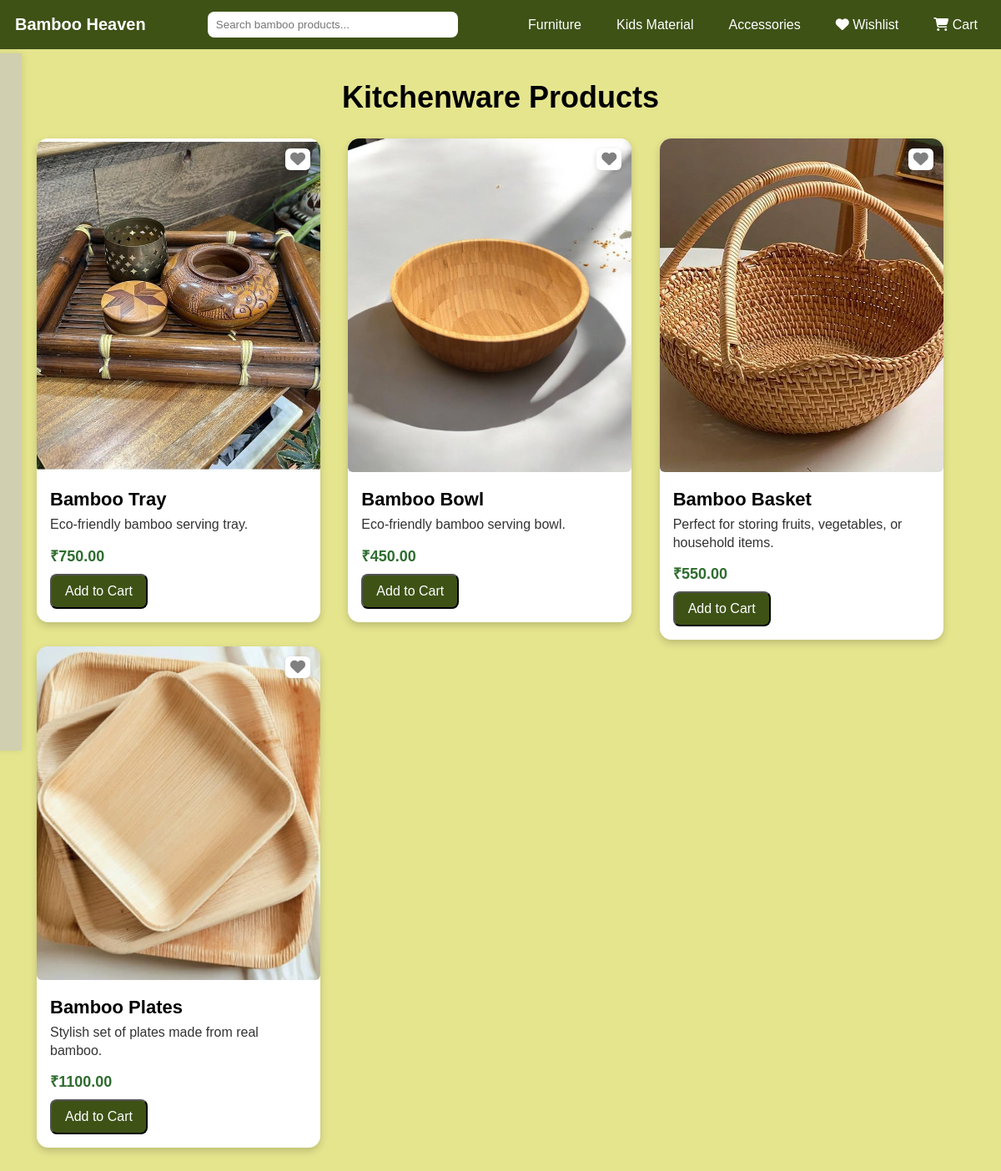
/kitchenware.php (signed in), run on the app's committed database.
### tables this page shows
CREATE TABLE `products` (
  `product_id` int(11) NOT NULL,
  `name` varchar(100) NOT NULL,
  `description` text DEFAULT NULL,
  `price` decimal(10,2) NOT NULL,
  `image` varchar(255) DEFAULT NULL,
  `category` varchar(50) NOT NULL,
  `long_description` text DEFAULT NULL
);

### kitchenware.php (the view, shortened to what this page needs)
<?php
include("db_connect.php");
$isLoggedIn = isset($_SESSION['user_id']);
$user_id = $isLoggedIn ? $_SESSION['user_id'] : 0;
$query = "SELECT * FROM products WHERE category='Kitchenware'";
$result = mysqli_query($conn, $query);
$wishlistProducts = [];
if ($isLoggedIn) {
    $res = mysqli_query($conn, "SELECT product_id FROM wishlist WHERE user_id=$user_id");
    while($w = mysqli_fetch_assoc($res)) {
        $wishlistProducts[] = $w['product_id'];
    }
}
?>
<!DOCTYPE html>
<html lang="en">
<head>
<link rel="stylesheet" href="https://cdnjs.cloudflare.com/ajax/libs/font-awesome/6.5.0/css/all.min.css"/>
</head>
<body>
<header>
    <h1>Bamboo Heaven</h1>
    <input type="text" id="searchInput" placeholder="Search bamboo products...">
    <ul class="nav-links">
      <li><a href="furniture.php">Furniture</a></li>
      <li><a href="kidsproduct.php">Kids Material</a></li>
      <li><a href="accessories.php">Accessories</a></li>
      <li><a href="wishlist.php"><i class="fa-solid fa-heart"></i> Wishlist</a></li>
      <li><a href="cart.php"><i class="fa-solid fa-cart-shopping"></i> Cart</a></li>
    </ul>
</header>
<aside class="filters">
    <h3>Filter by Price</h3>
    <ul class="filter-list">
      <li><input type="radio" name="price" value="all" checked> <label>All</label></li>
      <li><input type="radio" name="price" value="under300"> <label>Under ₹300</label></li>
      <li><input type="radio" name="price" value="300to1000"> <label>₹300–₹1000</label></li>
      <li><input type="radio" name="price" value="above1000"> <label>Above ₹1000</label></li>
    </ul>
</aside>
<div class="main-content">
    <h2>Kitchenware Products</h2>
    <div id="related-container">
      <?php while($row = mysqli_fetch_assoc($result)): ?>
        <div class="product-card" data-price="<?= $row['price'] ?>" data-title="<?= strtolower($row['name']) ?>" data-desc="<?= strtolower($row['description']) ?>">
          <div class="image-container">
            <img src="<?= $row['image'] ?>" alt="<?= $row['name'] ?>">
            <button type="button" class="wishlist-btn <?= in_array($row['product_id'], $wishlistProducts) ? 'active' : '' ?>" data-product-id="<?= $row['product_id'] ?>">
              <i class="fa fa-heart"></i>
            </button>
          </div>
          <div class="card-body">
            <h3><?= $row['name'] ?></h3>
            <p><?= $row['description'] ?></p>
            <div class="price">₹<?= $row['price'] ?></div>
            <form method="POST" action="cart.php">
              <button type="submit" class="buy-btn">Add to Cart</button>
            </form>
          </div>
        </div>
      <?php endwhile; ?>
    </div>
</div>
</body>
</html>

### kitchenware.php (style rules this page uses)
:root { --brand:#3e5216; --page-bg:rgb(229,229,142); --card-radius:14px; --gap:22px; }
body { margin:0; font-family: Arial, sans-serif; background:var(--page-bg); }
header { position:fixed; top:0; left:0; right:0; z-index:20; display:flex; align-items:center; justify-content:space-between; background:var(--brand); color:#fff; padding:14px 18px; }
header h1 { margin:0; font-size:20px; font-weight:700; }
header input { width:280px; max-width:45vw; padding:8px 10px; border-radius:8px; border:none; }
.nav-links { list-style:none; display:flex; gap:22px; margin:0; padding:0; }
.nav-links a { color:#fff; text-decoration:none; padding:6px 10px; border-radius:4px; transition:background .2s,color .2s; }
.filters { position:fixed; top:64px; left:-210px; z-index:10; width:200px; height:100vh; padding:18px; background:#d0cfaf; transition:left .35s ease-in-out; box-shadow: 2px 0 8px rgba(0,0,0,.08); }
.filters h3 { margin:0 0 12px; font-size:18px; color:#333; }
.filter-list { list-style:none; margin:0; padding:0; }
.filter-list li { display:flex; align-items:center; gap:10px; margin:50px 0; font-size:16px; }
.main-content { padding:96px 24px 28px; }
.main-content h2 { text-align:center; font-size:36px; font-weight:700; margin:0 0 8px; }
#related-container { display:grid; grid-template-columns: repeat(auto-fit, minmax(320px, 1fr)); gap:8px; padding:20px; justify-content:center; align-items:start; }
.product-card { width:340px; background:#fff; border-radius:var(--card-radius); box-shadow:0 4px 10px rgba(0,0,0,.18); overflow:hidden; position:relative; }
.image-container { position:relative; height:400px; overflow:hidden; }
.image-container img { width:100%; height:100%; object-fit:cover; border-radius:6px; transition: transform .4s ease; }
.image-container::after { content:""; position:absolute; inset:0; background:rgba(0,0,0,.5); opacity:0; transition:opacity .3s; }
.wishlist-btn { position:absolute; top:12px; right:12px; z-index:3; background:white; border:none; border-radius:6px; padding:4px 6px; box-shadow:0 2px 6px rgba(0,0,0,0.15); cursor:pointer; transition:transform .2s; }
.wishlist-btn i { font-size:18px; color:gray; transition: color .2s; }
.card-body { padding:14px 16px 16px; }
.card-body h3 { font-size:22px; margin:6px 0 6px; }
.card-body p { margin:0; color:#333; font-size:16px; line-height:1.35; }
.price { margin-top:14px; font-size:18px; font-weight:700; color:#2f6d2f; }
.buy-btn { display:inline-block; margin-top:10px; padding:10px 16px; background:var(--brand); color:#fff; text-decoration:none; border-radius:8px; font-size:16px; transition:background .2s; }

### data on the page
products: image (picture), name "Bamboo Tray", description "Eco-friendly bamboo serving tray.", price "750.00"
products: image (picture), name "Bamboo Bowl", description "Eco-friendly bamboo serving bowl.", price "450.00"
products: image (picture), name "Bamboo Basket", description "Perfect for storing fruits, vegetables, or household items.", price "550.00"
products: image (picture), name "Bamboo Plates", description "Stylish set of plates made from real bamboo.", price "1100.00"
